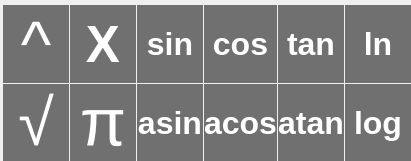
   <widget class="QWidget" name="gridLayoutWidget_2">
    <property name="geometry">
     <rect>
      <x>260</x>
      <y>170</y>
      <width>411</width>
      <height>161</height>
     </rect>
    </property>
    <layout class="QGridLayout" name="QGL_Functions" columnstretch="0,0,0,0,0,0,0">
     <property name="leftMargin">
      <number>3</number>
     </property>
     <property name="topMargin">
      <number>5</number>
     </property>
     <property name="rightMargin">
      <number>0</number>
     </property>
     <property name="bottomMargin">
      <number>0</number>
     </property>
     <property name="spacing">
      <number>1</number>
     </property>
     <item row="0" column="3">
      <widget class="QPushButton" name="btn_sin">
       <property name="sizePolicy">
        <sizepolicy hsizetype="Minimum" vsizetype="Expanding">
         <horstretch>0</horstretch>
         <verstretch>0</verstretch>
        </sizepolicy>
       </property>
       <property name="font">
        <font>
         <family>Helvetica</family>
         <pointsize>24</pointsize>
         <bold>true</bold>
         <underline>false</underline>
         <strikeout>false</strikeout>
        </font>
       </property>
       <property name="styleSheet">
        <string notr="true">QPushButton {
   border: 2px gray ;
   background-color: rgba(100, 100, 100, 0.92);
	color: rgb(255, 255, 255);
}
QPushButton:pressed {
    background-color: qlineargradient(x1: 0, y1: 0, x2: 0, y2: 1,
                                      stop: 0 #404040 stop: 1 #686868);
}</string>
       </property>
       <property name="text">
        <string>sin</string>
       </property>
       <property name="shortcut">
        <string>Meta+S, Meta+I, Meta+N</string>
       </property>
       <attribute name="buttonGroup">
        <string notr="true">functions_button_group</string>
       </attribute>
      </widget>
     </item>
     <item row="1" column="1">
      <widget class="QPushButton" name="btn_sqrt">
       <property name="sizePolicy">
        <sizepolicy hsizetype="Minimum" vsizetype="Expanding">
         <horstretch>0</horstretch>
         <verstretch>0</verstretch>
        </sizepolicy>
       </property>
       <property name="font">
        <font>
         <family>Helvetica</family>
         <pointsize>49</pointsize>
         <bold>false</bold>
         <underline>false</underline>
         <strikeout>false</strikeout>
        </font>
       </property>
       <property name="styleSheet">
        <string notr="true">QPushButton {
   border: 2px gray ;
   background-color: rgba(100, 100, 100, 0.92);
	color: rgb(255, 255, 255);
}
QPushButton:pressed {
    background-color: qlineargradient(x1: 0, y1: 0, x2: 0, y2: 1,
                                      stop: 0 #404040 stop: 1 #686868);
}</string>
       </property>
       <property name="text">
        <string>√</string>
       </property>
       <property name="shortcut">
        <string>S</string>
       </property>
       <attribute name="buttonGroup">
        <string notr="true">functions_button_group</string>
       </attribute>
      </widget>
     </item>
     <item row="0" column="2">
      <widget class="QPushButton" name="btn_x">
       <property name="sizePolicy">
        <sizepolicy hsizetype="Minimum" vsizetype="Expanding">
         <horstretch>0</horstretch>
         <verstretch>0</verstretch>
        </sizepolicy>
       </property>
       <property name="font">
        <font>
         <family>Helvetica</family>
         <pointsize>38</pointsize>
         <bold>true</bold>
         <underline>false</underline>
         <strikeout>false</strikeout>
        </font>
       </property>
       <property name="styleSheet">
        <string notr="true">QPushButton {
   border: 2px gray ;
   background-color: rgba(100, 100, 100, 0.92);
	color: rgb(255, 255, 255);
}
QPushButton:pressed {
    background-color: qlineargradient(x1: 0, y1: 0, x2: 0, y2: 1,
                                      stop: 0 #404040 stop: 1 #686868);
}</string>
       </property>
       <property name="text">
        <string>X</string>
       </property>
       <property name="shortcut">
        <string>X</string>
       </property>
       <attribute name="buttonGroup">
        <string notr="true">variables_button_group</string>
       </attribute>
      </widget>
     </item>
     <item row="1" column="2">
      <widget class="QPushButton" name="btn_pi">
       <property name="sizePolicy">
        <sizepolicy hsizetype="Minimum" vsizetype="Expanding">
         <horstretch>0</horstretch>
         <verstretch>0</verstretch>
        </sizepolicy>
       </property>
       <property name="font">
        <font>
         <family>Helvetica</family>
         <pointsize>50</pointsize>
         <bold>false</bold>
         <underline>false</underline>
         <strikeout>false</strikeout>
        </font>
       </property>
       <property name="styleSheet">
        <string notr="true">QPushButton {
   border: 2px gray ;
   background-color: rgba(100, 100, 100, 0.92);
	color: rgb(255, 255, 255);
}
QPushButton:pressed {
    background-color: qlineargradient(x1: 0, y1: 0, x2: 0, y2: 1,
                                      stop: 0 #404040 stop: 1 #686868);
}</string>
       </property>
       <property name="text">
        <string>π</string>
       </property>
       <property name="shortcut">
        <string>P</string>
       </property>
       <attribute name="buttonGroup">
        <string notr="true">variables_button_group</string>
       </attribute>
      </widget>
     </item>
     <item row="1" column="4">
      <widget class="QPushButton" name="btn_acos">
       <property name="sizePolicy">
        <sizepolicy hsizetype="Minimum" vsizetype="Expanding">
         <horstretch>0</horstretch>
         <verstretch>0</verstretch>
        </sizepolicy>
       </property>
       <property name="font">
        <font>
         <family>Helvetica</family>
         <pointsize>24</pointsize>
         <bold>true</bold>
         <underline>false</underline>
         <strikeout>false</strikeout>
        </font>
       </property>
       <property name="styleSheet">
        <string notr="true">QPushButton {
   border: 2px gray ;
   background-color: rgba(100, 100, 100, 0.92);
	color: rgb(255, 255, 255);
}
QPushButton:pressed {
    background-color: qlineargradient(x1: 0, y1: 0, x2: 0, y2: 1,
                                      stop: 0 #404040 stop: 1 #686868);
}</string>
       </property>
       <property name="text">
        <string>acos</string>
       </property>
       <property name="shortcut">
        <string>Shift+C, Shift+O, Shift+S</string>
       </property>
       <attribute name="buttonGroup">
        <string notr="true">functions_button_group</string>
       </attribute>
      </widget>
     </item>
     <item row="0" column="6">
      <widget class="QPushButton" name="btn_ln">
       <property name="sizePolicy">
        <sizepolicy hsizetype="Minimum" vsizetype="Expanding">
         <horstretch>0</horstretch>
         <verstretch>0</verstretch>
        </sizepolicy>
       </property>
       <property name="font">
        <font>
         <family>Helvetica</family>
         <pointsize>24</pointsize>
         <bold>true</bold>
         <underline>false</underline>
         <strikeout>false</strikeout>
        </font>
       </property>
       <property name="styleSheet">
        <string notr="true">QPushButton {
   border: 2px gray ;
   background-color: rgba(100, 100, 100, 0.92);
	color: rgb(255, 255, 255);
}
QPushButton:pressed {
    background-color: qlineargradient(x1: 0, y1: 0, x2: 0, y2: 1,
                                      stop: 0 #404040 stop: 1 #686868);
}</string>
       </property>
       <property name="text">
        <string>ln</string>
       </property>
       <property name="shortcut">
        <string>Meta+L, Meta+N</string>
       </property>
       <attribute name="buttonGroup">
        <string notr="true">functions_button_group</string>
       </attribute>
      </widget>
     </item>
     <item row="0" column="5">
      <widget class="QPushButton" name="btn_tan">
       <property name="sizePolicy">
        <sizepolicy hsizetype="Minimum" vsizetype="Expanding">
         <horstretch>0</horstretch>
         <verstretch>0</verstretch>
        </sizepolicy>
       </property>
       <property name="font">
        <font>
         <family>Helvetica</family>
         <pointsize>24</pointsize>
         <bold>true</bold>
         <underline>false</underline>
         <strikeout>false</strikeout>
        </font>
       </property>
       <property name="styleSheet">
        <string notr="true">QPushButton {
   border: 2px gray ;
   background-color: rgba(100, 100, 100, 0.92);
	color: rgb(255, 255, 255);
}
QPushButton:pressed {
    background-color: qlineargradient(x1: 0, y1: 0, x2: 0, y2: 1,
                                      stop: 0 #404040 stop: 1 #686868);
}</string>
       </property>
       <property name="text">
        <string>tan</string>
       </property>
       <property name="shortcut">
        <string>Meta+T, Meta+A, Meta+N</string>
       </property>
       <attribute name="buttonGroup">
        <string notr="true">functions_button_group</string>
       </attribute>
      </widget>
     </item>
     <item row="1" column="3">
      <widget class="QPushButton" name="btn_asin">
       <property name="sizePolicy">
        <sizepolicy hsizetype="Minimum" vsizetype="Expanding">
         <horstretch>0</horstretch>
         <verstretch>0</verstretch>
        </sizepolicy>
       </property>
       <property name="font">
        <font>
         <family>Helvetica</family>
         <pointsize>24</pointsize>
         <bold>true</bold>
         <underline>false</underline>
         <strikeout>false</strikeout>
        </font>
       </property>
       <property name="styleSheet">
        <string notr="true">QPushButton {
   border: 2px gray ;
   background-color: rgba(100, 100, 100, 0.92);
	color: rgb(255, 255, 255);
}
QPushButton:pressed {
    background-color: qlineargradient(x1: 0, y1: 0, x2: 0, y2: 1,
                                      stop: 0 #404040 stop: 1 #686868);
}</string>
       </property>
       <property name="text">
        <string>asin</string>
       </property>
       <property name="shortcut">
        <string>Shift+S, Shift+I, Shift+N</string>
       </property>
       <attribute name="buttonGroup">
        <string notr="true">functions_button_group</string>
       </attribute>
      </widget>
     </item>
     <item row="1" column="5">
      <widget class="QPushButton" name="btn_atan">
       <property name="sizePolicy">
        <sizepolicy hsizetype="Minimum" vsizetype="Expanding">
         <horstretch>0</horstretch>
         <verstretch>0</verstretch>
        </sizepolicy>
       </property>
       <property name="font">
        <font>
         <family>Helvetica</family>
         <pointsize>24</pointsize>
         <bold>true</bold>
         <underline>false</underline>
         <strikeout>false</strikeout>
        </font>
       </property>
       <property name="styleSheet">
        <string notr="true">QPushButton {
   border: 2px gray ;
   background-color: rgba(100, 100, 100, 0.92);
	color: rgb(255, 255, 255);
}
QPushButton:pressed {
    background-color: qlineargradient(x1: 0, y1: 0, x2: 0, y2: 1,
                                      stop: 0 #404040 stop: 1 #686868);
}</string>
       </property>
       <property name="text">
        <string>atan</string>
       </property>
       <property name="shortcut">
        <string>Shift+T, Shift+A, Shift+N</string>
       </property>
       <attribute name="buttonGroup">
        <string notr="true">functions_button_group</string>
       </attribute>
      </widget>
     </item>
     <item row="1" column="6">
      <widget class="QPushButton" name="btn_log">
       <property name="sizePolicy">
        <sizepolicy hsizetype="Minimum" vsizetype="Expanding">
         <horstretch>0</horstretch>
         <verstretch>0</verstretch>
        </sizepolicy>
       </property>
       <property name="font">
        <font>
         <family>Helvetica</family>
         <pointsize>24</pointsize>
         <bold>true</bold>
         <underline>false</underline>
         <strikeout>false</strikeout>
        </font>
       </property>
       <property name="styleSheet">
        <string notr="true">QPushButton {
   border: 2px gray ;
   background-color: rgba(100, 100, 100, 0.92);
	color: rgb(255, 255, 255);
}
QPushButton:pressed {
    background-color: qlineargradient(x1: 0, y1: 0, x2: 0, y2: 1,
                                      stop: 0 #404040 stop: 1 #686868);
}</string>
       </property>
       <property name="text">
        <string>log</string>
       </property>
       <property name="shortcut">
        <string>Meta+L, Meta+O, Meta+G</string>
       </property>
       <attribute name="buttonGroup">
        <string notr="true">functions_button_group</string>
       </attribute>
      </widget>
     </item>
     <item row="0" column="4">
      <widget class="QPushButton" name="btn_cos">
       <property name="sizePolicy">
        <sizepolicy hsizetype="Minimum" vsizetype="Expanding">
         <horstretch>0</horstretch>
         <verstretch>0</verstretch>
        </sizepolicy>
       </property>
       <property name="font">
        <font>
         <family>Helvetica</family>
         <pointsize>24</pointsize>
         <bold>true</bold>
         <underline>false</underline>
         <strikeout>false</strikeout>
        </font>
       </property>
       <property name="styleSheet">
        <string notr="true">QPushButton {
   border: 2px gray ;
   background-color: rgba(100, 100, 100, 0.92);
	color: rgb(255, 255, 255);
}
QPushButton:pressed {
    background-color: qlineargradient(x1: 0, y1: 0, x2: 0, y2: 1,
                                      stop: 0 #404040 stop: 1 #686868);
}</string>
       </property>
       <property name="text">
        <string>cos</string>
       </property>
       <property name="shortcut">
        <string>Meta+C, Meta+O, Meta+S</string>
       </property>
       <attribute name="buttonGroup">
        <string notr="true">functions_button_group</string>
       </attribute>
      </widget>
     </item>
     <item row="0" column="1">
      <widget class="QPushButton" name="btn_extent">
       <property name="sizePolicy">
        <sizepolicy hsizetype="Minimum" vsizetype="Expanding">
         <horstretch>0</horstretch>
         <verstretch>0</verstretch>
        </sizepolicy>
       </property>
       <property name="font">
        <font>
         <family>Helvetica</family>
         <pointsize>49</pointsize>
         <bold>false</bold>
         <underline>false</underline>
         <strikeout>false</strikeout>
        </font>
       </property>
       <property name="styleSheet">
        <string notr="true">QPushButton {
   border: 2px gray ;
   background-color: rgba(100, 100, 100, 0.92);
	color: rgb(255, 255, 255);
}
QPushButton:pressed {
    background-color: qlineargradient(x1: 0, y1: 0, x2: 0, y2: 1,
                                      stop: 0 #404040 stop: 1 #686868);
}</string>
       </property>
       <property name="text">
        <string>^</string>
       </property>
       <property name="shortcut">
        <string>Shift+N</string>
       </property>
       <attribute name="buttonGroup">
        <string notr="true">operators_button_group</string>
       </attribute>
      </widget>
     </item>
    </layout>
   </widget>
